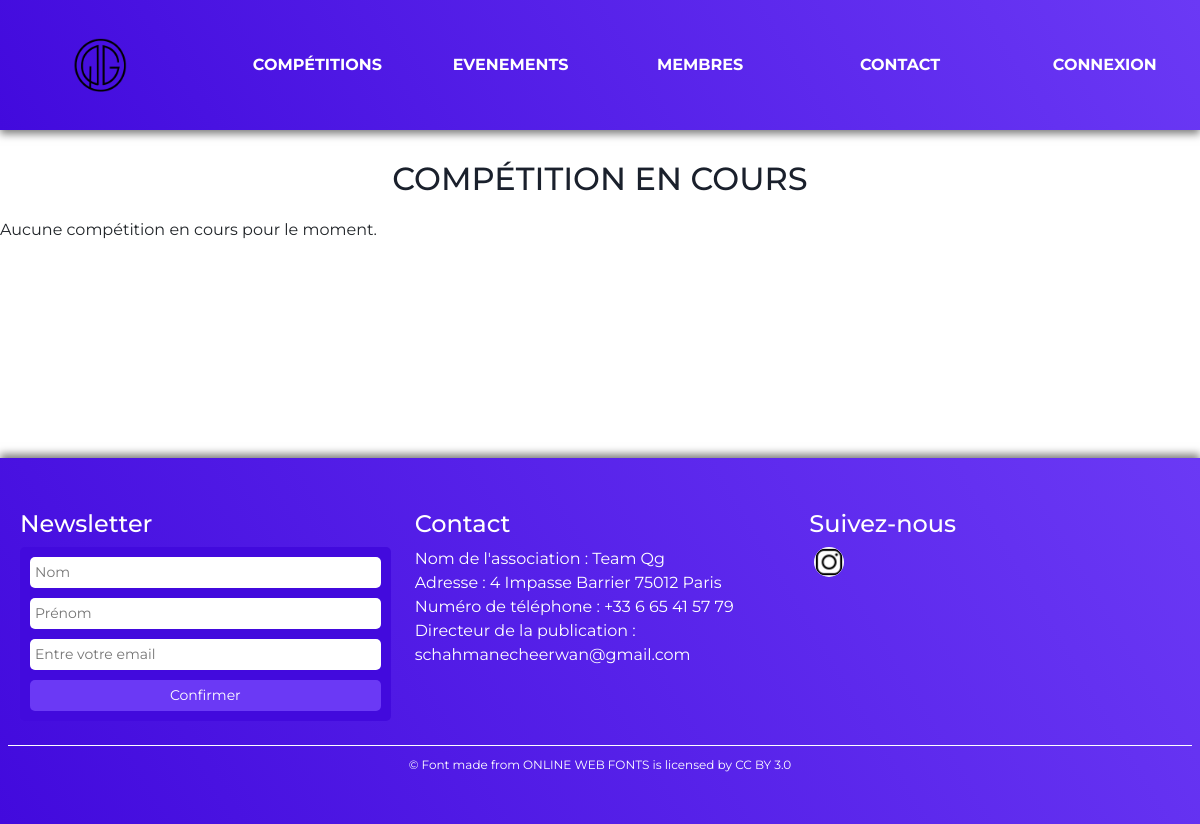
The page /?action=competitions on the database as committed earlier.
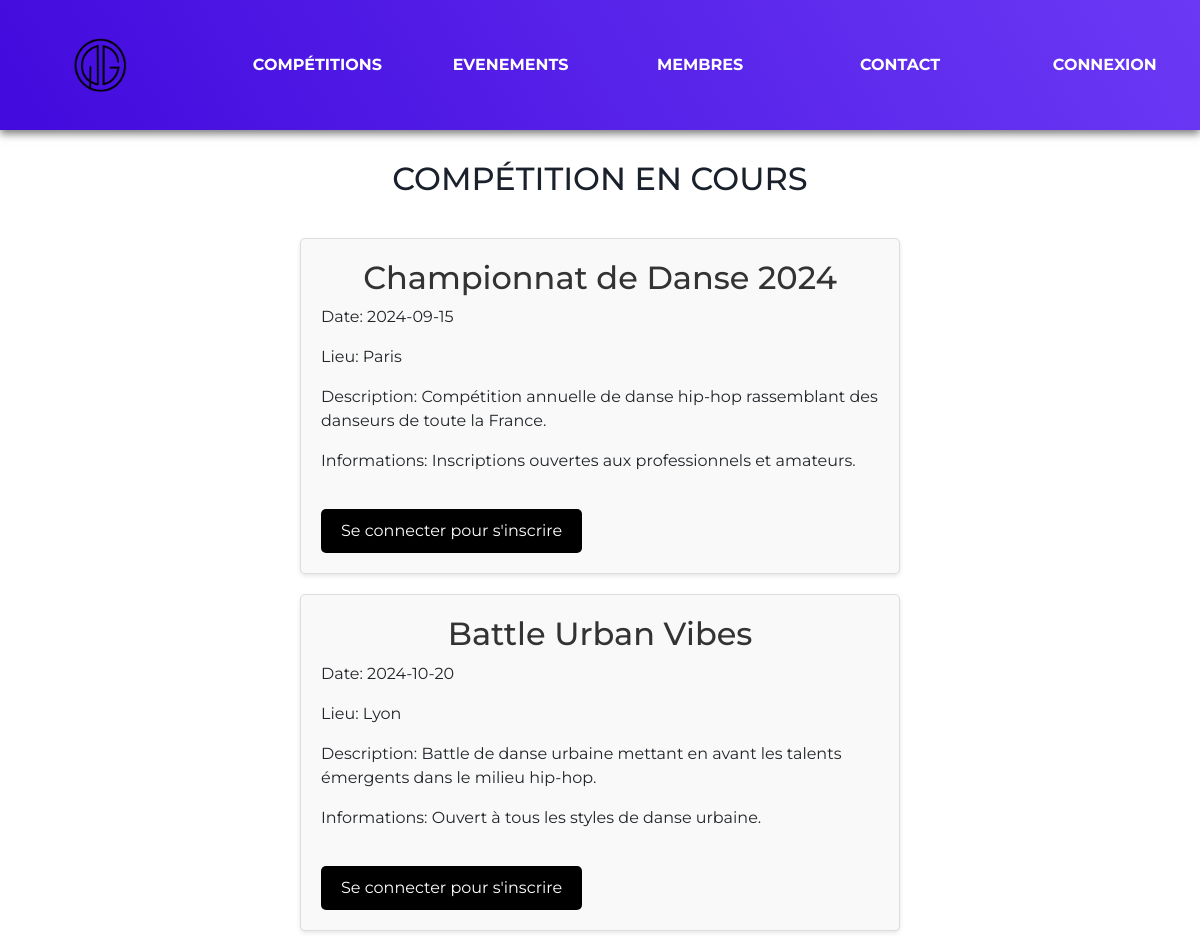
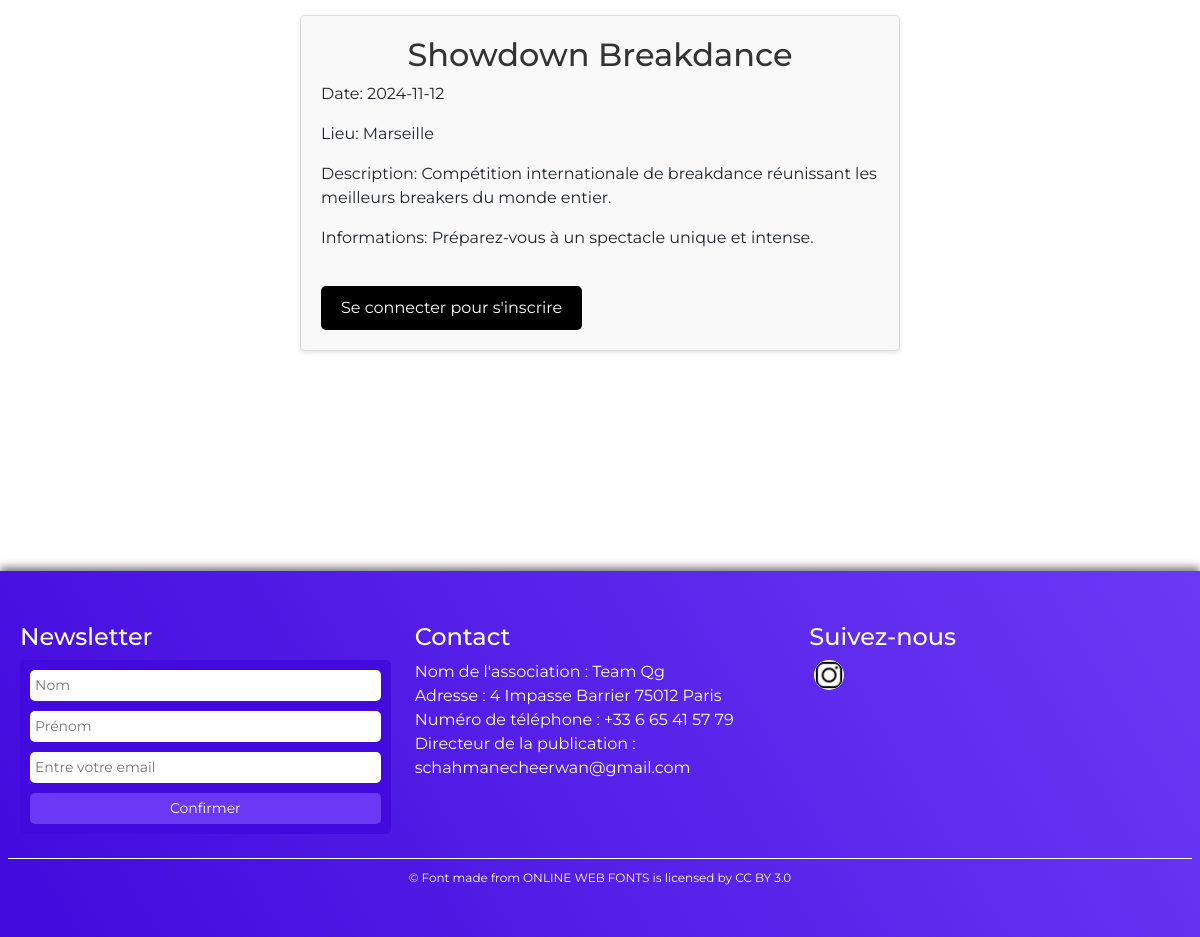
The same page on the database as committed later (2 pictures, top to bottom).
### tables this page shows
CREATE TABLE competition (
  idCompetition INT NOT NULL PRIMARY KEY,
  nomcompetition VARCHAR(50) DEFAULT NULL,
  datecompetition DATE DEFAULT NULL,
  lieu VARCHAR(200) DEFAULT NULL,
  description VARCHAR(2000) NOT NULL,
  informations VARCHAR(1000) DEFAULT NULL
);

### public_html/controller/competitions.php (called while the page is built)
<?php
$racine = $_SERVER['DOCUMENT_ROOT'];
include_once "$racine/view/header.php";
include_once "$racine/view/competitionView.php";
include_once "$racine/view/credits.php";
?>

### public_html/index.php (called while the page is built, shortened)
<?php
include "getRacine.php";
include_once "$racine/model/authentification.php";
if (isset($_GET["action"])){
    $action = $_GET["action"];
}
else{
    $action = "defaut";
}
$fichier = controleurPrincipal($action);
include "$racine/controller/$fichier";
?>

### public_html/model/competitions.php (called while the page is built, shortened)
<?php
function getAllCompetitions() {
    try {
        $conn = DBconnection();
        $query = "SELECT * FROM competition";
        $stmt = $conn->prepare($query);
        $stmt->execute();
        $events = $stmt->fetchAll(PDO::FETCH_ASSOC);
        return $events;
    } catch (PDOException $e) {
        print "Erreur lors de la récupération des compétitions : " . $e->getMessage();
        return [];
    }
}
?>

### public_html/model/authentification.php (called while the page is built, shortened)
<?php
function isLoggedOn() {
    return false;
}
?>

### public_html/view/singlecompetition.php (the view)
<div class="compet">
    <h2><?php echo htmlspecialchars($competition['nomcompetition']); ?></h2>
    <p>Date: <?php echo htmlspecialchars($competition['datecompetition']); ?></p>
    <p>Lieu: <?php echo htmlspecialchars($competition['lieu']); ?></p>
    <p>Description: <?php echo htmlspecialchars($competition['description']); ?></p>
    <p>Informations: <?php echo htmlspecialchars($competition['informations']); ?></p>
    <?php if (isLoggedOn()): ?>
        <?php
            $utilisateur = getPseudoLoggedOn();
            $user = getUtilisateurByPseudo($utilisateur);
            $user_id = $user['id'];
            $isRegistered = isUserRegisteredToCompetition($competition['idCompetition'], $user_id);
        ?>
        <?php if ($isRegistered): ?>
            <form action="./?action=desinscriptioncompetition" method="POST">
                <input type="hidden" name="competition_id" value="<?php echo htmlspecialchars($competition['idCompetition']); ?>">
                <button type="submit" class="btn btn-secondary">Se désinscrire</button>
            </form>
        <?php else: ?>
            <form action="./?action=inscriptioncompetition" method="POST">
                <input type="hidden" name="competition_id" value="<?php echo htmlspecialchars($competition['idCompetition']); ?>">
                <button type="submit" class="btn btn-primary">S'inscrire</button>
            </form>
        <?php endif; ?>
    <?php else: ?>
        <button class="btn btn-primary"><a href="./?action=connexion" class="button">Se connecter pour s'inscrire</a></button>
    <?php endif; ?>
</div>

### public_html/view/competitionView.php (shortened to what this page needs)
<div class="competition_mainscreen">
    <h1 class="title">COMPÉTITION EN COURS</h1>
</div>
<div class="events">
<?php
    require_once "$racine/model/competitions.php";
    $competitions = getAllCompetitions();
    if (!empty($competitions)) {
        $currentDate = date('Y-m-d');
        foreach ($competitions as $competition) {
            if ($currentDate <= $competition["datecompetition"]) {
                include "$racine/view/singlecompetition.php";
            }
        }
    } else {
        include "$racine/view/nocompetition.php";
    }
?>
</div>

### public_html/view/nocompetition.php
<div class="no-compet">
    <p>Aucune compétition en cours pour le moment.</p>
</div>

Rows that differ between the two databases and show on the page:
added competition: nomcompetition "Championnat de Danse 2024", datecompetition "2024-09-15", lieu "Paris", description "Compétition annuelle de danse hip-hop rassemblant des danseurs de toute la France.", informations "Inscriptions ouvertes aux professionnels et amateurs."
added competition: nomcompetition "Battle Urban Vibes", datecompetition "2024-10-20", lieu "Lyon", description "Battle de danse urbaine mettant en avant les talents émergents dans le milieu hip-hop.", informations "Ouvert à tous les styles de danse urbaine."
added competition: nomcompetition "Showdown Breakdance", datecompetition "2024-11-12", lieu "Marseille", description "Compétition internationale de breakdance réunissant les meilleurs breakers du monde entier.", informations "Préparez-vous à un spectacle unique et intense."
Other text that changed with them:
text no longer shown: "Aucune compétition en cours pour le moment."
